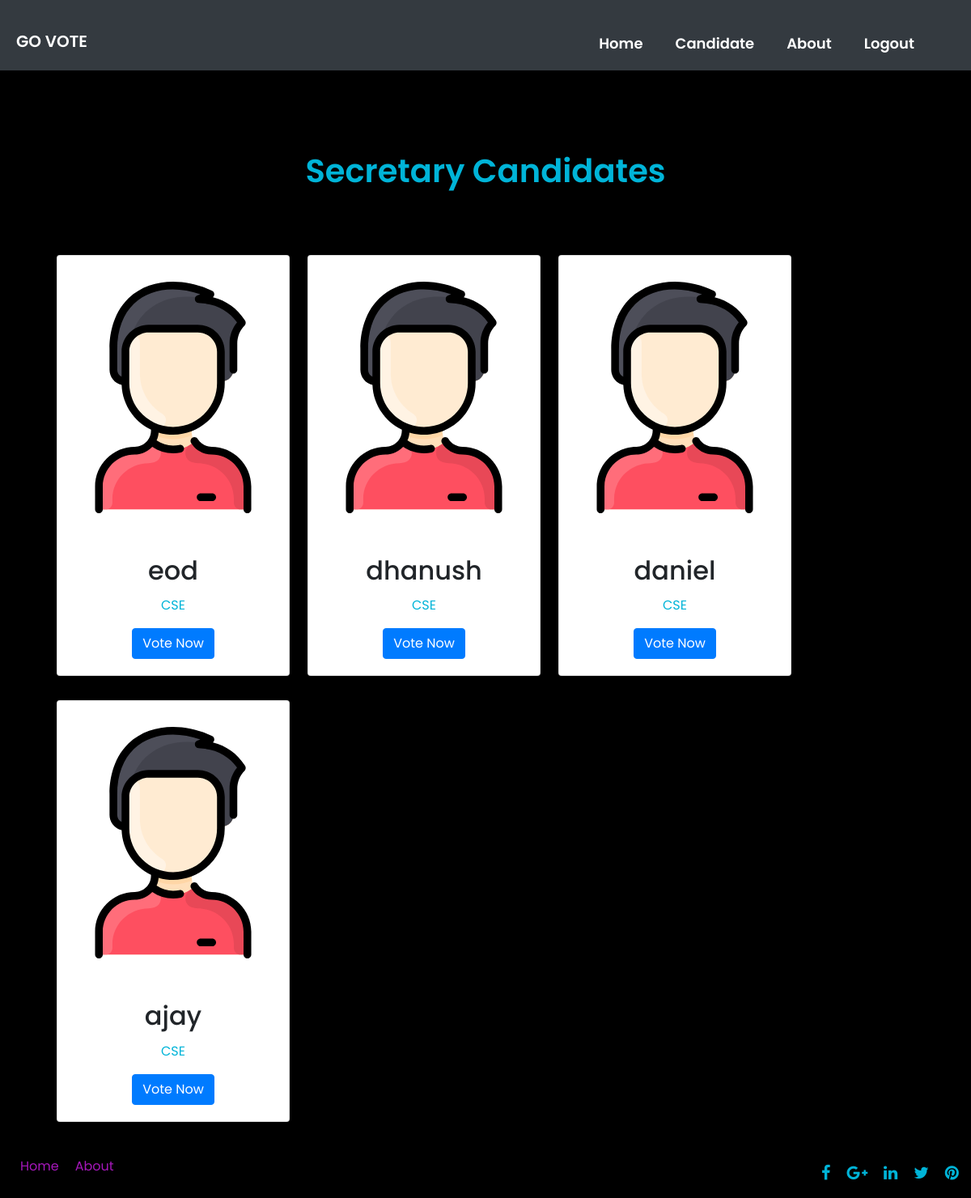
Screenshot of /3rd_cand.php with the database file from the repository.
### tables this page shows
CREATE TABLE `candidates` (
  `name` varchar(50) NOT NULL,
  `email` varchar(100) DEFAULT NULL,
  `branch` varchar(30) DEFAULT NULL,
  `rollno` bigint(30) NOT NULL,
  `pname` varchar(50) NOT NULL,
  `approve_status` int(11) DEFAULT 0 COMMENT '0 for pending , 1 for approve 2 for reject'
);

### 3rd_cand.php (the view, shortened to what this page needs)
<!DOCTYPE html>
<html lang="en">
<head>
<link rel="stylesheet" href="css/bootstrap.min.css">
<link rel="stylesheet" href="https://stackpath.bootstrapcdn.com/font-awesome/4.7.0/css/font-awesome.min.css">
<link rel="stylesheet" href="css/style.css">
</head>
<body>
  <div class="container-fluid" id="cont-3">
    <header id="nav-bar">
      <nav class="navbar navbar-expand-lg navbar-light bg-dark">
        <a class="navbar-brand" href="index.php"  style="color: white; font-weight: 600; margin-top: 15px;">GO VOTE</a>
        <div class="collapse navbar-collapse" id="navbarNav">
          <ul class="navbar-nav ml-auto animate__animated animate__bounceInDown" style="padding-right: 50px;">
            <li class="nav-item" >
              <a class="nav-link" href="index.php" style="color:white; font-weight: 600; text-align: center; font-size: 18px; margin-top: 20px;  text-transform: capitalize; padding: 20px;">Home</a>
            </li>
            <li class="nav-item" >
              <a class="nav-link" href="year.php"  style="color: white; font-weight: 600; text-align: center; font-size: 18px; margin-top: 20px;  text-transform: capitalize; padding: 20px;">Candidate</a>
            </li>
            <li class="nav-item" >
              <a class="nav-link" href="about.php"  style="color: white; font-weight: 600; text-align: center; font-size: 18px; margin-top: 20px;  text-transform: capitalize; padding: 20px;">About</a>
            </li>
            <li class="nav-item" >
                  <a class="nav-link" href="logout.php"  style="color: white; font-weight: 600; text-align: center; font-size: 18px; margin-top: 20px;  text-transform: capitalize; padding: 20px;">Logout</a>
                </li>
          </ul>
        </div>
    </nav>
</header>
<div class="container">
         <div class="row">
           <div class="col-md-12" >
           <h1 class="text-center">
           <p class="text-center" style="margin-bottom: 50px;">Secretary Candidates</p>
         </div>
      <?php
   $sql = "select * from candidates where approve_status=1 and pname='secretary'";
   include("dbConnect.php");
       $result= $pdo->query($sql);
     $rs =   $result->fetchAll();
     foreach($rs as $row){
?>
          <div class="col-md-3 " style=" margin-left:25px; padding-top: 30px;">
                <div class="card" style="width: 18rem;">
                  <img class="card-img-top" src="img/9.svg" alt="shinzo" height="350px">
                  <div class="card-body">
                    <h2 class="card-title"><?php echo $row['name']; ?></h2>
                    <p class="card-text"><?php echo $row['branch']; ?></p>
                    <a href="confirmation_3.php" class="btn btn-primary">Vote Now</a>
                  </div>
                </div>
              </div>
              <?php } ?>
          </div>
        </div>
      <section>
        <div class="container-fluid">
          <div class="row">
            <div class="col-md-6">
              <hr>
              <div class="Footer">
                <ul style="display: flex;">
                  <li style="list-style: none; padding: 10px; "><a href="index.php" style="text-decoration: none; color: #a517ba;">Home</a></li>
                  <li style="list-style: none; padding: 10px; "><a href="about.php" style="text-decoration: none; color: #a517ba;">About</a></li>
                  </ul>
              </div>
            </div>
            <div class="col-md-6">
              <hr>
              <div class="social-icon">
                <ul >
                                <li>
                                    <a href="">
                                        <i class="fa fa-facebook"></i>
                                    </a>
                                </li>
                                <li>
                                    <a href="">
                                        <i class="fa fa-google-plus"></i>
                                    </a>
                                </li>
                                <li>
                                    <a href="">
                                        <i class="fa fa-linkedin"></i>
                                    </a>
                                </li>
                                <li>
                                    <a href="">
                                        <i class="fa fa-twitter"></i>
                                    </a>
                                </li>
                                <li>
                                    <a href="">
                                        <i class="fa fa-pinterest"></i>
                                    </a>
                                </li>
                            </ul>
              </div>
            </div>
          </div>
        </div>
        </section>
</body>
</html>

### css/style.css (style rules this page uses)
* { margin: 0; padding: 0; box-sizing: border-box; font-family: 'Poppins', sans-serif; scroll-behavior: smooth; text-align: center; }
body { background-color:black; }
#nav-bar { position: sticky; }
.navbar { background-color: black; padding: 0; }
.navbar-brand { height: 40px; padding-left: 20px; }
h1 { font-size: 40px; font-weight: 600; margin-top: 100px; }
#cont-3 { margin-left: 0; margin-right: 0; padding-left: 0; padding-right: 0; max-width: 100%; }
p,h1,ul { color: #00b4d8; }
.social-icon ul { list-style: none; display: flex; justify-content: flex-end; }
.social-icon li { padding-left: 20px; padding-top: 15px; }
.social-icon li a { color:#00b4d8; font-size: 20px; }

### 3rd_cand.php (style rules this page uses)
* { margin: 0; padding: 0; box-sizing: border-box; scroll-behavior: smooth; text-align: center; font-family: 'Poppins', sans-serif; }

### rows the page displays
candidates: name "eod", branch "CSE"
candidates: name "dhanush", branch "CSE"
candidates: name "daniel", branch "CSE"
candidates: name "ajay", branch "CSE"
